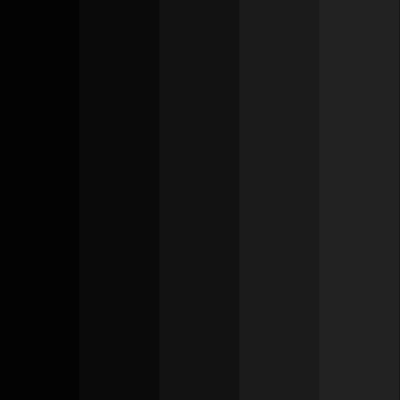
Frame 1 (no input)
Frame 60 (no input): identical to frame 1, image omitted
Frame 120 (the mouse pressed at the canvas centre since frame 60): identical to frame 1, image omitted

The p5.js sketch that drew this single still picture (run headless with seeded random() and noise() and a simulated clock; from frame 60 on, the mouse is pressed at the canvas centre):

// p5.js sketch
// ── sketch.js
var col = [];       //  STORES ALL SINGLE VALUES
var avg_col= [];    //  STORES THE FINAL AVERAGES
var num_avgs = 5;       //  DEFINES THE NUMBER OF AVERAGES
var part_avgs = []; // STORES PARTIAL AVERAGES

function setup() {
  createCanvas(400,400);
  freq_generate();
    // calc_total_average();
  calc_partial_averages();
}

function freq_generate (){    // GENERATES THE SPECTRUM OF FREQUENCIES
  for (var i = 0; i < width; i++) {
    col [i]= map(i, 0, width, 0, 255);
  }
}

function calc_total_average (){     //  TOTAL AVERAGE
  var sum = 0;
  for( var i = 0; i < col.length; i++ ){    // CALCULATES THE AVERAGE
      sum += parseInt( col[i], 10 ); //don't forget to add the base 10
  }
  var avgs = sum/col.length;

  for( var i = 0; i < col.length; i++ ){    // RETURNS THE AVERAGE VALUE TO THE COLOR ARRAY
       col[i] = avgs;
  }
}


function calc_partial_averages (){    //  PARTIAL AVERAGES
var sum = 0;
  for (var i = 0; i < num_avgs; i++) {
    var sum = 0;
    var part = round(i*(col.length/num_avgs));         // TELLS ME WHERE IN WHICH SECTION THE CALCULATION TAKES PLACE
    var cut = round((i+1)*(col.length/num_avgs));      // ESTABLISHES THE CUT POINT
    for( var j = part; j < cut; j++ ){
        sum += parseInt( col[j], 10 ); //don't forget to add the base 10
        // println("j: " + j);
        // println("sum: " + sum);
    }
    part_avgs[i] = sum/col.length;

  }

  for( var i = 0; i < num_avgs; i++ ){    // RETURNS THE AVERAGE VALUE TO THE COLOR ARRAY
    var part = round(i*(col.length/num_avgs));         // TELLS ME WHERE IN WHICH SECTION THE CALCULATION TAKES PLACE
    var cut = round((i+1)*(col.length/num_avgs));      // ESTABLISHES THE CUT POINT
    for( var j = part; j < cut; j++ ){    // RETURNS THE AVERAGE VALUE TO THE COLOR ARRAY
      col[j] = part_avgs[i];
    }
  }
}

function draw() {
  background(0);
  for (var i = 0; i < col.length; i++) {    //  PLOTS THE FREQUENCIES ACCORDING
    stroke(col[i]);
    line( i, 0, i, height)
  }
}
